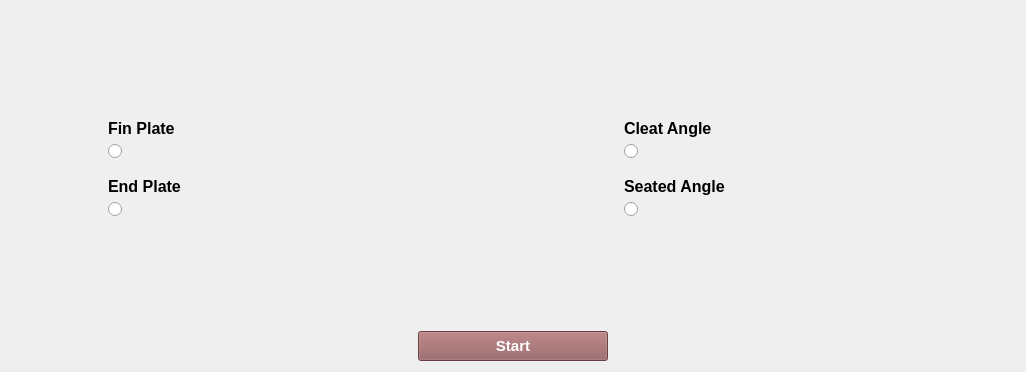
          <widget class="QWidget" name="tab1_shearconnection">
           <property name="font">
            <font>
             <italic>false</italic>
            </font>
           </property>
           <attribute name="title">
            <string>Shear Connection</string>
           </attribute>
           <layout class="QGridLayout" name="gridLayout_3">
            <item row="0" column="2">
             <spacer name="verticalSpacer_4">
              <property name="orientation">
               <enum>Qt::Vertical</enum>
              </property>
              <property name="sizeHint" stdset="0">
               <size>
                <width>20</width>
                <height>102</height>
               </size>
              </property>
             </spacer>
            </item>
            <item row="0" column="6">
             <spacer name="verticalSpacer_5">
              <property name="orientation">
               <enum>Qt::Vertical</enum>
              </property>
              <property name="sizeHint" stdset="0">
               <size>
                <width>20</width>
                <height>102</height>
               </size>
              </property>
             </spacer>
            </item>
            <item row="1" column="0">
             <spacer name="horizontalSpacer_2">
              <property name="orientation">
               <enum>Qt::Horizontal</enum>
              </property>
              <property name="sizeHint" stdset="0">
               <size>
                <width>87</width>
                <height>20</height>
               </size>
              </property>
             </spacer>
            </item>
            <item row="1" column="1" colspan="3">
             <layout class="QVBoxLayout" name="verticalLayout">
              <property name="leftMargin">
               <number>10</number>
              </property>
              <property name="topMargin">
               <number>6</number>
              </property>
              <property name="rightMargin">
               <number>10</number>
              </property>
              <property name="bottomMargin">
               <number>6</number>
              </property>
              <item>
               <widget class="QLabel" name="label_2">
                <property name="font">
                 <font>
                  <family>Arial</family>
                  <pointsize>12</pointsize>
                  <weight>75</weight>
                  <bold>true</bold>
                 </font>
                </property>
                <property name="toolTip">
                 <string>Shift+F</string>
                </property>
                <property name="text">
                 <string>Fin Plate</string>
                </property>
               </widget>
              </item>
              <item>
               <widget class="QRadioButton" name="rdbtn_finplate">
                <property name="sizePolicy">
                 <sizepolicy hsizetype="Preferred" vsizetype="Preferred">
                  <horstretch>0</horstretch>
                  <verstretch>0</verstretch>
                 </sizepolicy>
                </property>
                <property name="font">
                 <font>
                  <family>Arial</family>
                  <pointsize>12</pointsize>
                  <weight>75</weight>
                  <italic>false</italic>
                  <bold>true</bold>
                  <strikeout>false</strikeout>
                 </font>
                </property>
                <property name="focusPolicy">
                 <enum>Qt::TabFocus</enum>
                </property>
                <property name="layoutDirection">
                 <enum>Qt::LeftToRight</enum>
                </property>
                <property name="text">
                 <string/>
                </property>
                <property name="icon">
                 <iconset>
                  <normaloff>ResourceFiles/images/finplate.png</normaloff>ResourceFiles/images/finplate.png</iconset>
                </property>
                <property name="iconSize">
                 <size>
                  <width>300</width>
                  <height>300</height>
                 </size>
                </property>
                <property name="shortcut">
                 <string>Shift+F</string>
                </property>
                <property name="checkable">
                 <bool>true</bool>
                </property>
               </widget>
              </item>
             </layout>
            </item>
            <item row="1" column="4">
             <spacer name="horizontalSpacer_3">
              <property name="orientation">
               <enum>Qt::Horizontal</enum>
              </property>
              <property name="sizeHint" stdset="0">
               <size>
                <width>175</width>
                <height>20</height>
               </size>
              </property>
             </spacer>
            </item>
            <item row="1" column="5" colspan="3">
             <layout class="QVBoxLayout" name="verticalLayout_3">
              <property name="spacing">
               <number>6</number>
              </property>
              <property name="leftMargin">
               <number>10</number>
              </property>
              <property name="topMargin">
               <number>6</number>
              </property>
              <property name="rightMargin">
               <number>10</number>
              </property>
              <property name="bottomMargin">
               <number>6</number>
              </property>
              <item>
               <widget class="QLabel" name="label_3">
                <property name="font">
                 <font>
                  <family>Arial</family>
                  <pointsize>12</pointsize>
                  <weight>75</weight>
                  <bold>true</bold>
                 </font>
                </property>
                <property name="toolTip">
                 <string>Shift+C</string>
                </property>
                <property name="text">
                 <string>Cleat Angle</string>
                </property>
               </widget>
              </item>
              <item>
               <widget class="QRadioButton" name="rdbtn_cleat">
                <property name="sizePolicy">
                 <sizepolicy hsizetype="Preferred" vsizetype="Preferred">
                  <horstretch>0</horstretch>
                  <verstretch>0</verstretch>
                 </sizepolicy>
                </property>
                <property name="font">
                 <font>
                  <family>Arial</family>
                  <pointsize>12</pointsize>
                  <weight>75</weight>
                  <italic>false</italic>
                  <bold>true</bold>
                  <underline>false</underline>
                  <strikeout>false</strikeout>
                 </font>
                </property>
                <property name="focusPolicy">
                 <enum>Qt::TabFocus</enum>
                </property>
                <property name="layoutDirection">
                 <enum>Qt::LeftToRight</enum>
                </property>
                <property name="styleSheet">
                 <string notr="true">QRadioButton </string>
                </property>
                <property name="text">
                 <string/>
                </property>
                <property name="icon">
                 <iconset>
                  <normaloff>ResourceFiles/images/cleatAngle.png</normaloff>ResourceFiles/images/cleatAngle.png</iconset>
                </property>
                <property name="iconSize">
                 <size>
                  <width>300</width>
                  <height>300</height>
                 </size>
                </property>
                <property name="shortcut">
                 <string>Shift+C</string>
                </property>
               </widget>
              </item>
             </layout>
            </item>
            <item row="1" column="8">
             <spacer name="horizontalSpacer_8">
              <property name="orientation">
               <enum>Qt::Horizontal</enum>
              </property>
              <property name="sizeHint" stdset="0">
               <size>
                <width>87</width>
                <height>20</height>
               </size>
              </property>
             </spacer>
            </item>
            <item row="2" column="0">
             <spacer name="horizontalSpacer_4">
              <property name="orientation">
               <enum>Qt::Horizontal</enum>
              </property>
              <property name="sizeHint" stdset="0">
               <size>
                <width>87</width>
                <height>20</height>
               </size>
              </property>
             </spacer>
            </item>
            <item row="2" column="1" colspan="3">
             <layout class="QVBoxLayout" name="verticalLayout_4">
              <property name="leftMargin">
               <number>10</number>
              </property>
              <property name="topMargin">
               <number>6</number>
              </property>
              <property name="rightMargin">
               <number>10</number>
              </property>
              <property name="bottomMargin">
               <number>6</number>
              </property>
              <item>
               <widget class="QLabel" name="label_4">
                <property name="font">
                 <font>
                  <family>Arial</family>
                  <pointsize>12</pointsize>
                  <weight>75</weight>
                  <bold>true</bold>
                 </font>
                </property>
                <property name="toolTip">
                 <string>Shift+E</string>
                </property>
                <property name="text">
                 <string>End Plate</string>
                </property>
               </widget>
              </item>
              <item>
               <widget class="QRadioButton" name="rdbtn_endplate">
                <property name="sizePolicy">
                 <sizepolicy hsizetype="Preferred" vsizetype="Preferred">
                  <horstretch>0</horstretch>
                  <verstretch>0</verstretch>
                 </sizepolicy>
                </property>
                <property name="font">
                 <font>
                  <family>Arial</family>
                  <pointsize>12</pointsize>
                  <weight>75</weight>
                  <italic>false</italic>
                  <bold>true</bold>
                 </font>
                </property>
                <property name="focusPolicy">
                 <enum>Qt::TabFocus</enum>
                </property>
                <property name="layoutDirection">
                 <enum>Qt::LeftToRight</enum>
                </property>
                <property name="text">
                 <string/>
                </property>
                <property name="icon">
                 <iconset>
                  <normaloff>ResourceFiles/images/endplate.png</normaloff>ResourceFiles/images/endplate.png</iconset>
                </property>
                <property name="iconSize">
                 <size>
                  <width>300</width>
                  <height>300</height>
                 </size>
                </property>
                <property name="shortcut">
                 <string>Shift+E</string>
                </property>
               </widget>
              </item>
             </layout>
            </item>
            <item row="2" column="4">
             <spacer name="horizontalSpacer_5">
              <property name="orientation">
               <enum>Qt::Horizontal</enum>
              </property>
              <property name="sizeHint" stdset="0">
               <size>
                <width>175</width>
                <height>20</height>
               </size>
              </property>
             </spacer>
            </item>
            <item row="2" column="5" colspan="3">
             <layout class="QVBoxLayout" name="verticalLayout_5">
              <property name="leftMargin">
               <number>10</number>
              </property>
              <property name="topMargin">
               <number>6</number>
              </property>
              <property name="rightMargin">
               <number>10</number>
              </property>
              <property name="bottomMargin">
               <number>6</number>
              </property>
              <item>
               <widget class="QLabel" name="label_5">
                <property name="font">
                 <font>
                  <family>Arial</family>
                  <pointsize>12</pointsize>
                  <weight>75</weight>
                  <bold>true</bold>
                 </font>
                </property>
                <property name="toolTip">
                 <string>Shift+S</string>
                </property>
                <property name="text">
                 <string>Seated Angle</string>
                </property>
               </widget>
              </item>
              <item>
               <widget class="QRadioButton" name="rdbtn_seat">
                <property name="focusPolicy">
                 <enum>Qt::TabFocus</enum>
                </property>
                <property name="text">
                 <string/>
                </property>
                <property name="icon">
                 <iconset resource="ResourceFiles/osdagMainPageIcons.qrc">
                  <normaloff>:/newPrefix/images/seatedAngle1.png</normaloff>:/newPrefix/images/seatedAngle1.png</iconset>
                </property>
                <property name="iconSize">
                 <size>
                  <width>300</width>
                  <height>300</height>
                 </size>
                </property>
                <property name="shortcut">
                 <string>Shift+S</string>
                </property>
               </widget>
              </item>
             </layout>
            </item>
            <item row="2" column="8">
             <spacer name="horizontalSpacer_9">
              <property name="orientation">
               <enum>Qt::Horizontal</enum>
              </property>
              <property name="sizeHint" stdset="0">
               <size>
                <width>87</width>
                <height>20</height>
               </size>
              </property>
             </spacer>
            </item>
            <item row="3" column="1">
             <spacer name="verticalSpacer_2">
              <property name="orientation">
               <enum>Qt::Vertical</enum>
              </property>
              <property name="sizeHint" stdset="0">
               <size>
                <width>20</width>
                <height>102</height>
               </size>
              </property>
             </spacer>
            </item>
            <item row="3" column="7">
             <spacer name="verticalSpacer_3">
              <property name="orientation">
               <enum>Qt::Vertical</enum>
              </property>
              <property name="sizeHint" stdset="0">
               <size>
                <width>20</width>
                <height>102</height>
               </size>
              </property>
             </spacer>
            </item>
            <item row="4" column="3">
             <spacer name="horizontalSpacer_6">
              <property name="orientation">
               <enum>Qt::Horizontal</enum>
              </property>
              <property name="sizeHint" stdset="0">
               <size>
                <width>262</width>
                <height>20</height>
               </size>
              </property>
             </spacer>
            </item>
            <item row="4" column="4">
             <widget class="QPushButton" name="btn_start">
              <property name="sizePolicy">
               <sizepolicy hsizetype="Preferred" vsizetype="Fixed">
                <horstretch>0</horstretch>
                <verstretch>0</verstretch>
               </sizepolicy>
              </property>
              <property name="minimumSize">
               <size>
                <width>190</width>
                <height>30</height>
               </size>
              </property>
              <property name="maximumSize">
               <size>
                <width>190</width>
                <height>30</height>
               </size>
              </property>
              <property name="font">
               <font>
                <family>Arial</family>
                <pointsize>11</pointsize>
                <weight>75</weight>
                <bold>true</bold>
               </font>
              </property>
              <property name="focusPolicy">
               <enum>Qt::TabFocus</enum>
              </property>
              <property name="toolTip">
               <string>Enter</string>
              </property>
              <property name="styleSheet">
               <string notr="true">QPushButton::hover
{
   background-color: #d97f7f;
   color:#000000 ;
}

QPushButton
{
background-color: #925a5b;
color:#ffffff;
}</string>
              </property>
              <property name="text">
               <string>Start</string>
              </property>
              <property name="shortcut">
               <string>Return</string>
              </property>
              <property name="checkable">
               <bool>false</bool>
              </property>
              <property name="autoExclusive">
               <bool>false</bool>
              </property>
              <property name="autoDefault">
               <bool>true</bool>
              </property>
             </widget>
            </item>
            <item row="4" column="5">
             <spacer name="horizontalSpacer_7">
              <property name="orientation">
               <enum>Qt::Horizontal</enum>
              </property>
              <property name="sizeHint" stdset="0">
               <size>
                <width>262</width>
                <height>20</height>
               </size>
              </property>
             </spacer>
            </item>
           </layout>
          </widget>
